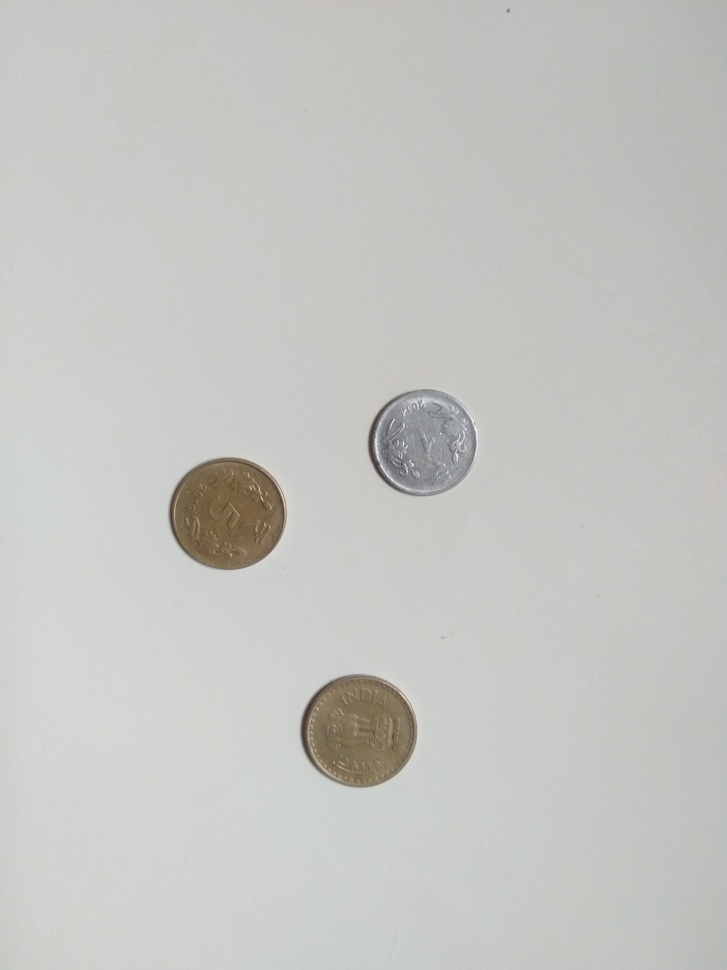
#> input picture week-2/mini_project/four-coin.jpeg, 727 x 970 px, shrunk from 3120 x 4160 before the run, found by its file name
$ python script.py
#> lines starting #> are read from the running program, lines starting #| are printed output that depends on the picture; after the words box and inside, x2 and y2 are one past the last pixel; in counts of white or black regions, pixels touching at a corner belong together
import cv2
import numpy as np

# Read the image
image_path = '/Users/gaurav/Documents/Tech Projects/WiDS-Face-Recognition/four-coin.jpeg'  # Make sure to update this path
original_image = cv2.imread(image_path)
#> original_image is the input picture: shape (970, 727, 3); mean B, G, R 194.1, 197.4, 197
image = original_image.copy()

# Convert to grayscale
gray = cv2.cvtColor(image, cv2.COLOR_BGR2GRAY)
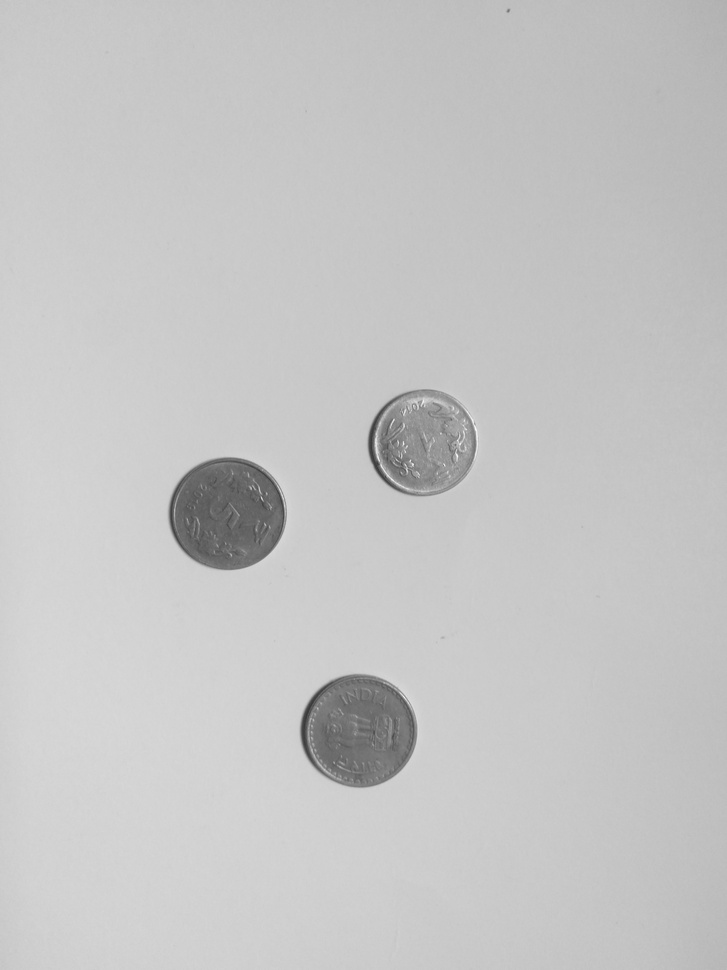
#> gray: shape (970, 727); min 55, max 251, mean 197

# Apply Gaussian blur to smoothen the image
blurred = cv2.GaussianBlur(gray, (11, 11), 0)

# Edge detection
edged = cv2.Canny(blurred, 30, 150)
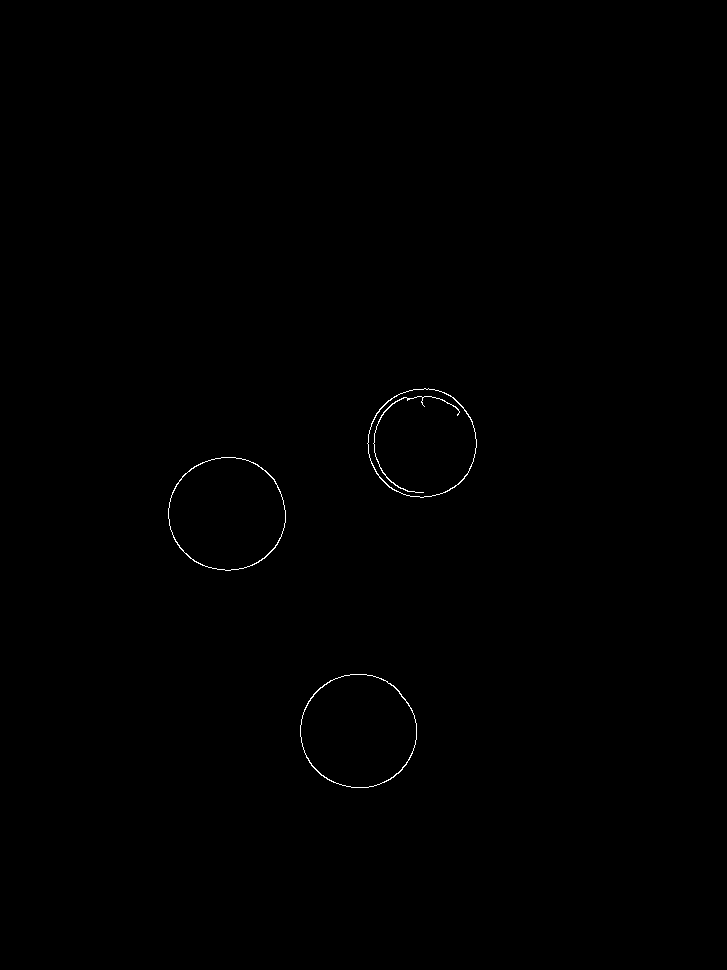
#> edged: shape (970, 727); 0.21% white in thin lines or dots, all inside (x1, y1, x2, y2) = (168, 388, 477, 788)

# Find contours in the edged image
contours, _ = cv2.findContours(edged.copy(), cv2.RETR_EXTERNAL, cv2.CHAIN_APPROX_SIMPLE)
#> contours = 3 contours; box (x1, y1, x2, y2) and area: (168, 457, 286, 571) 10398, (300, 674, 417, 788) 10346, (367, 388, 477, 498) 9240

# Filter contours by size (adjust the area threshold as needed)
min_area_threshold = 115  # Start with a smaller threshold to see if smaller contours are detected
coins = [cnt for cnt in contours if cv2.contourArea(cnt) > min_area_threshold]
#> coins has the same summary as contours

# Draw contours on the original image for visualization
cv2.drawContours(original_image, coins, -1, (0, 255, 0), 2)
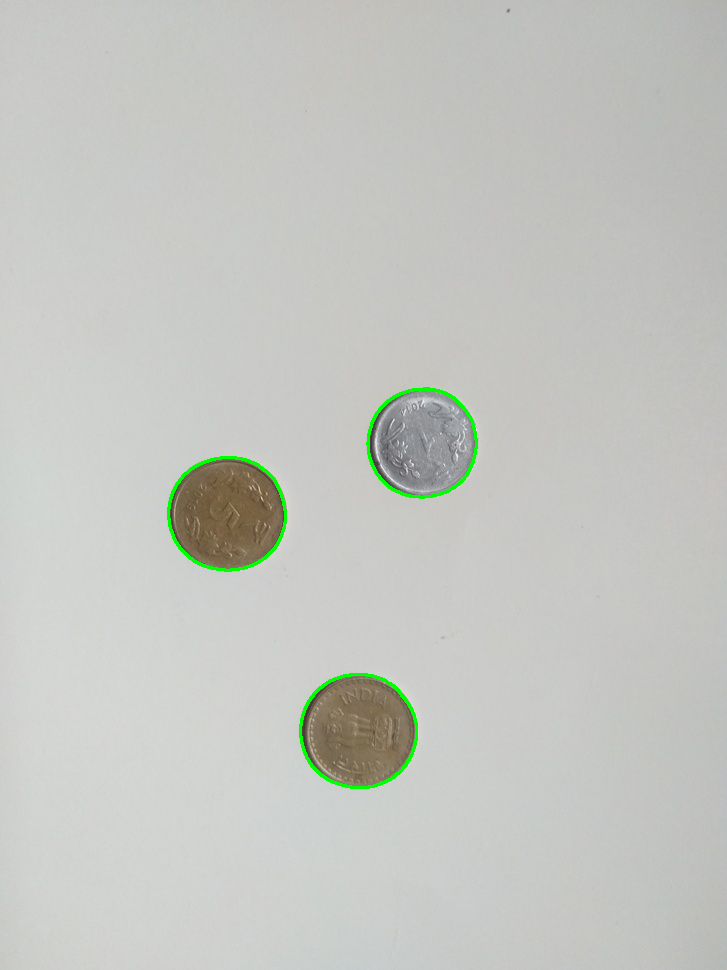
#> original_image: shape (970, 727, 3); 0.52% of pixels changed, all inside (x1, y1, x2, y2) = (167, 387, 478, 789)

# Display images
cv2.imshow('Original Image', original_image)
cv2.imshow('Grayscale', gray)
cv2.imshow('Blurred', blurred)
cv2.imshow('Edged', edged)

print("Number of coins detected: ", len(coins))
#| Number of coins detected:  3

cv2.waitKey(0)
cv2.destroyAllWindows()
